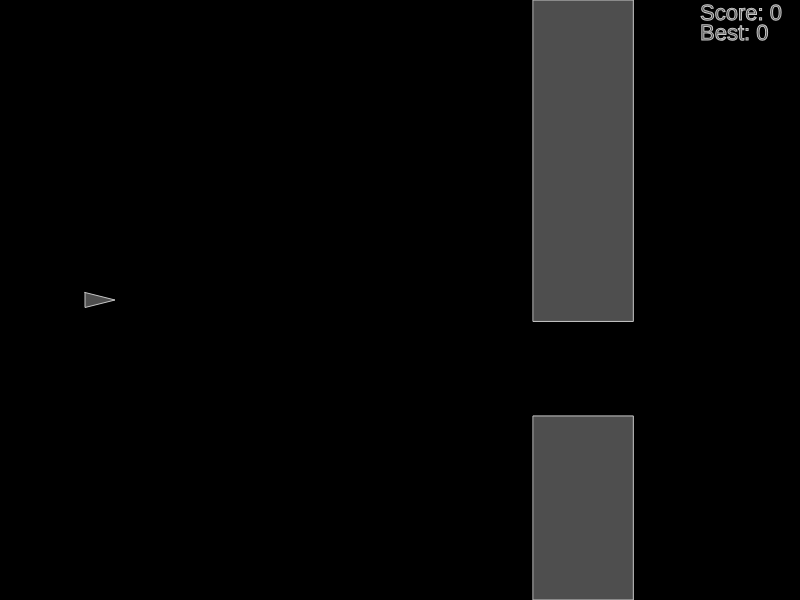
Frame 1 (no input)
Frame 60 (no input): identical to frame 1, image omitted
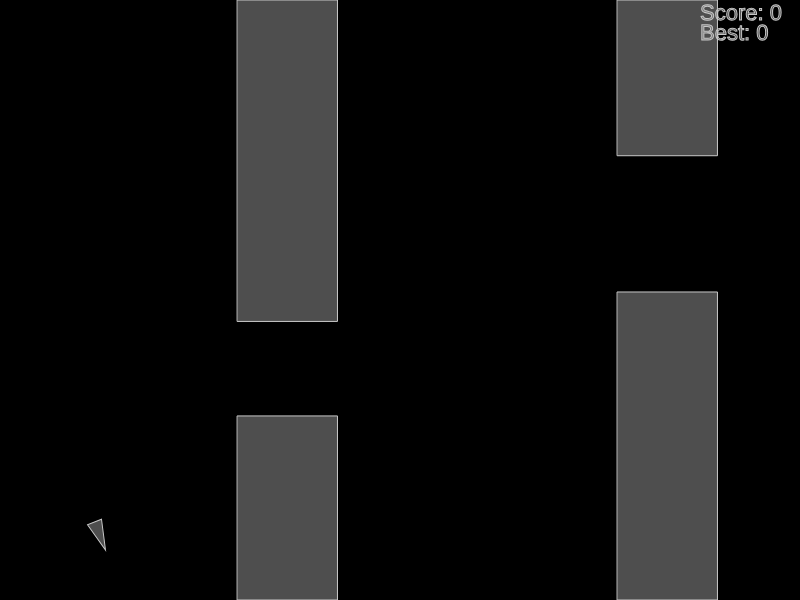
Frame 120 (the mouse pressed at the canvas centre since frame 60)

The p5.js sketch that drew these frames (run headless with seeded random() and noise() and a simulated clock; from frame 60 on, the mouse is pressed at the canvas centre):

// p5.js sketch
// ── sketch.js
var pipes;
var bird;
var gravity;

var score = 0;
var best = 0;
var running = false;

var initialV = 5;
var currentV = initialV;
//we are doubling the velocity in a span of 10 000 frames
//you can update this value to make the speed rise at a different rate
const velocityStep = initialV / 10000;
//this indicates the maximum velocity after which we stop adding the coef
var maxV = initialV * 2;
var birdXPosition = 100;

function setup() {
    createCanvas(800,600);
    var pipesCount = 3;
    var padding = width / pipesCount;
    pipes = new Pipes(pipesCount, padding, initialV);

    bird = new Bird(10, height/2, 30);
    bird.v.x = initialV;

    gravity = createVector(0,0.3);
}

function mousePressed() {

    running = true;
    if (bird.v.y > 0) {
        bird.v.y = -5;
    } else {
        bird.v.y -= 5;
    }
    bird.v.y = constrain(bird.v.y, -10, 10);

}

function draw() {
    background(0);
    fill(200,200,200,100);
    stroke(200);
    bird.show(birdXPosition);
    pipes.show();
    showUi();

    if (!running) {
        return;
    }

    bird.applyForce(gravity);
    bird.update();
    pipes.update();
    updateSpeed();
    if (pipes.isColliding(bird, birdXPosition)) {
        pipes.recycle();
        bird.pos.y = height/2;
        bird.v.y = 0;
        running = false;
        score = 0;
        //we should reset the velocity after each death so it can start at 5
        currentV = initialV;
    }
}

function updateSpeed(){
  //we add the coef
  currentV += velocityStep;
  //we constrain the velocity otherwise it will rise indefinitelly making the game impossible after a while
  constrain(currentV,initialV,maxV)
  //we set the new velocity for the pipes
  pipes.velocity = currentV;
}

function showUi() {
    textSize(22);
    text("Score: " + score, width - 100, 20);
    text("Best: " + best, width - 100, 40);
}

// ── bird.js
function Bird(x, y, size) {

    this.size = size;
    this.pos = createVector(x,y);

    this.v = createVector();
    this.a = createVector();

    this.applyForce = function(force) {
        this.a.add(force);
    }

    this.update = function() {
        this.v.add(this.a);
        this.pos.add(this.v);

        this.a.mult(0);
    }

    this.show = function(fixedX) {

        push();
        translate(fixedX, this.pos.y);
        rotate(this.v.heading());
        beginShape();
            vertex(-this.size/2, -this.size/4);
            vertex(this.size/2, 0);
            vertex(-this.size/2, this.size/4);
        endShape(CLOSE);
        pop();
    }

}

// ── pipes.js
function Pipes(pipesCount, padding, velocity) {
    this.pipeW = 100;
    this.pipes = [];
    this.velocity = velocity;
    this.padding = padding;

    this.init  = function() {
        //Make the offset large enought so that only the first pipe is vissible
        var offset = width - this.padding;

        //Create the pipes as literal objects
        for (var i = 0; i < pipesCount; i++) {
            var pipe = {
                x: offset,
                y: random(0, height - 150),
                g: random(80, 150)
            }

            offset += this.pipeW + random(0.9*this.padding, 1.1 * this.padding);
            this.pipes.push(pipe);
        }
    }

    //Recycles the first pipe
    this.recycle = function() {

        var pipe = this.pipes.shift();
        var last = this.pipes[this.pipes.length -1];

        pipe.x = last.x + this.pipeW + random(0.9*this.padding, 1.1 * this.padding);
        pipe.y = random(0, height - 150);
        pipe.g = random(80, 150);

        this.pipes.push(pipe);
    }

    this.update = function() {
        var doRecycle = false;

        for (var i = 0; i < this.pipes.length; i++) {
            var pipe = this.pipes[i];
            pipe.x -= this.velocity;
            if (pipe.x + this.pipeW < 0) {
                doRecycle = true;
            }
        }

        //Do the actual recycling after the loop above
        //otherwise we will mess-up the loop and the second
        //pipe will not be updated
        if (doRecycle) {
            score += 1;
            best = max(best, score);
            this.recycle();
        }
    }

    this.show = function() {
        for (var i = 0; i < this.pipes.length; i++) {
            var pipe = this.pipes[i];

            rect(pipe.x, 0, this.pipeW, pipe.y);
            rect(pipe.x, pipe.y + pipe.g, this.pipeW, height  - pipe.y - pipe.g);
        }
    }

    //Nothing fancy here
    //just check if the center of the bird is somwhere that
    //it is not supposed to be
    this.isColliding = function(bird, birdFixedX) {
        for (var i = 0; i < this.pipes.length; i++) {
            var pipe = this.pipes[i];

            if (bird.pos.y < 0 || bird.pos.y > height) {
                return true;
            }

            if (birdFixedX > pipe.x && birdFixedX < pipe.x + this.pipeW) {

                if (bird.pos.y > 0 && bird.pos.y < pipe.y) {
                    return true;
                }

                if (bird.pos.y > pipe.y+pipe.g && bird.pos.y < height) {
                    return true;
                }

            }
        }
    }
    this.init();
}
